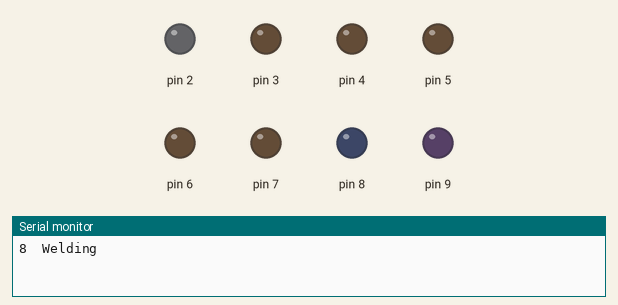
Simulated run of this sketch. Board: Arduino Nano, built with avr-gcc and run on an emulated ATmega328P. Shown: output pins drawn as LEDs (lit = HIGH), the last lines printed to the serial monitor. Random numbers use the default seed unless the sketch sets one.

Above: at 0.34 s.
At 10.2 s:
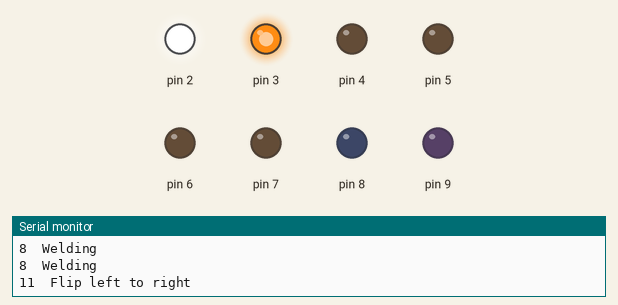
At 12.3 s:
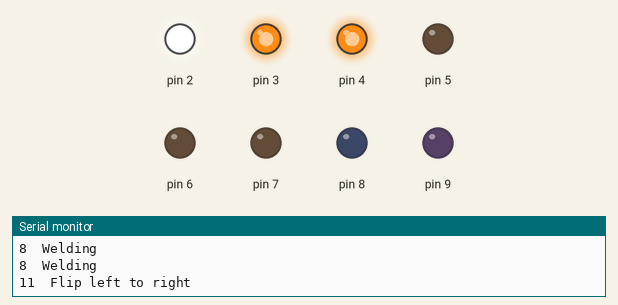
At 15.7 s:
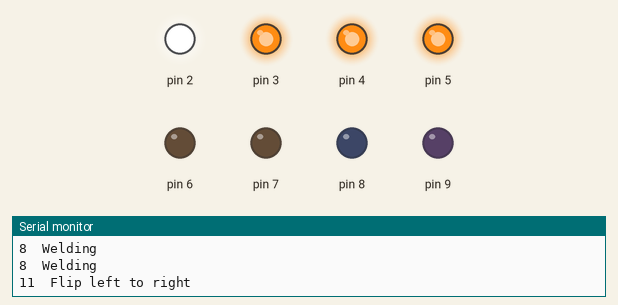
At 19.1 s:
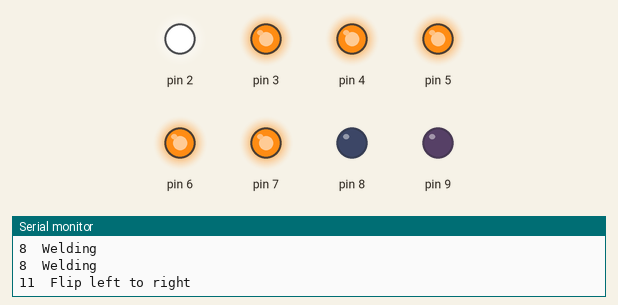
At 26.2 s:
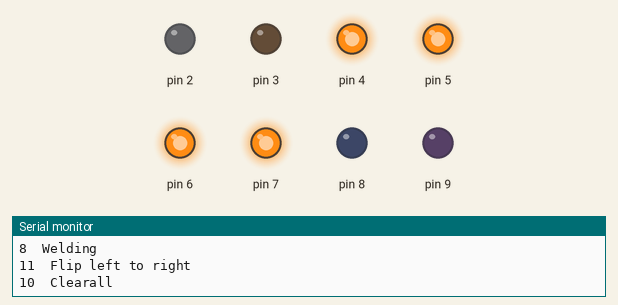
Timing chart, 0 to 40.0 s (numbered marks = the images above):
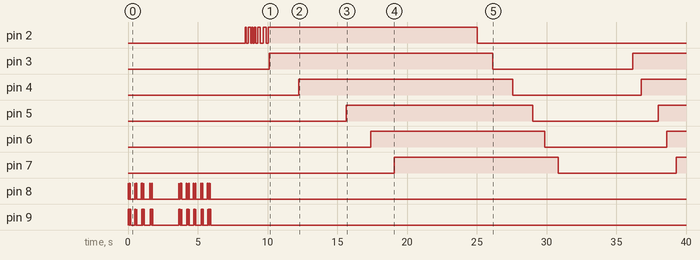

Measured:
- by itself, pin 3: LOW → HIGH at 10.1 s, → LOW 16.0 s later, → HIGH 10.0 s later
- by itself, pin 4: LOW → HIGH at 12.2 s, → LOW 15.4 s later, → HIGH 9.2 s later
- by itself, pin 5: LOW → HIGH at 15.7 s, → LOW 13.4 s later, → HIGH 9.0 s later
- by itself, pin 6: LOW → HIGH at 17.4 s, → LOW 12.5 s later, → HIGH 8.7 s later
- by itself, pin 7: LOW → HIGH at 19.1 s, → LOW 11.8 s later, → HIGH 8.5 s later

The sketch:

sketch.ino
```cpp
/* Small program I use for controlling the lights in a modeltrain/diorama.
   LEDs will randomly turn on or off and at a rondom time interval.
   1st LED (pin2) simulates a fluorescent light and flickers a few times on startup.
   Last two lights (pin8,9) flashes quickly for a short duration to  simulates a welding torch.
*/


void setup() {
  /* This sets 8 leds on pins D2 to D9 to output */
  Serial.begin(9600);
  for (int i = 2; i <= 9; i++) {
    pinMode(i, OUTPUT); // sets pins to output
    }
  }

void loop() {
  int pattern = random(1,13); // picks a random pattern of LED patterns (1-12)
  Serial.print(pattern);
  Serial.print("\t");
	switch(pattern) {
    case 1:
    //activate all LEDs
    Serial.println("Activate all LEDs");
    fillall();
    break;

	  case 2:
    Serial.println("Fluorescent");
    fluorescent(2);
    break;

    case 3:
    Serial.println("Flip LED 2");
    digitalWrite(3, !digitalRead(3));
    break;

    case 4:
    Serial.println("Flip LED 3");
    digitalWrite(4, !digitalRead(4));
    break;

    case 5:
    Serial.println("Flip LED 4");
    digitalWrite(5, !digitalRead(5));
    break;

    case 6:
    Serial.println("Flip LED 5");
    digitalWrite(6, !digitalRead(6));
    break;

    case 7:
    Serial.println("Flip LED 6");
    digitalWrite(7, !digitalRead(7));
    break;

    case 8:
    //digitalWrite(8, !digitalRead(8));
    Serial.println("Welding");
    welding(8, 9);
    break;

    case 9:
    //digitalWrite(9, !digitalRead(9));
    Serial.println("Welding");
    welding(8, 9);
    break;

    case 10:
    Serial.println("Clearall");
    clearall();
    break;

    case 11:
    Serial.println("Flip left to right");
    flipleftright();
    break;

    case 12:
    Serial.println("Flip right to left");
    fliprightleft();
    break;

  }

  delay(random(1200,3500));

}

//**************************************************
void clearall() {
	for (int pin = 2; pin <= 9; pin++) {
    // loop through all pins and turn all
		digitalWrite(pin,LOW);
    delay(random(600, 2000));
	}
}

void fillall() {
  // loop through all pins and turn all LEDs on
	for (int pin = 3; pin <= 7; pin++) {
		digitalWrite(pin, HIGH);
    delay(random(600, 2000));
	}
  digitalWrite(2, LOW);
  fluorescent(2);
}

void flipleftright() {
  // loop through all pins from low to high and flip current status
	fluorescent(2);
  for (int pin = 3; pin <= 7; pin++) {
		digitalWrite(pin, !digitalRead(pin));
    delay(random(1200, 3500));
	}
}

void fliprightleft() {
  // loop through all pins from low to high and flip current status
	for (int pin = 7; pin >= 3; pin--) {
		digitalWrite(pin, !digitalRead(pin));
    delay(random(1200, 3500));
	}
  fluorescent(2);
}


void fluorescent(int pin_a) {
  // Similate the starting of a fluorescent light by random blink the LED a few times

  if (digitalRead(pin_a) == LOW) {
    digitalWrite(pin_a, HIGH);
    delay(40);
    for (int i = 1; i <= random(6, 11); i++) {
      digitalWrite(pin_a, LOW);
      delay(random(60, 350));
      digitalWrite(pin_a, HIGH);
      delay(random(60, 200));
    }
  }
  else {
    digitalWrite(pin_a, LOW);
  }
}

void welding(int pin_a, int pin_b) {
  //flashes 2 LED to simulate a welding light

  for (int i = 1; i <= random(4, 11); i++) {
    for (int j = 1; j <= random(4,8); j++) {
      digitalWrite(pin_a, HIGH);
      digitalWrite(pin_b, LOW);
      delay(random(10,30));
      digitalWrite(pin_a, LOW);
      digitalWrite(pin_b, HIGH);
      delay(random(10,30));
    }
  digitalWrite(pin_a, LOW);
  digitalWrite(pin_b, LOW);
  delay(random(250, 450));
  }
}
```
